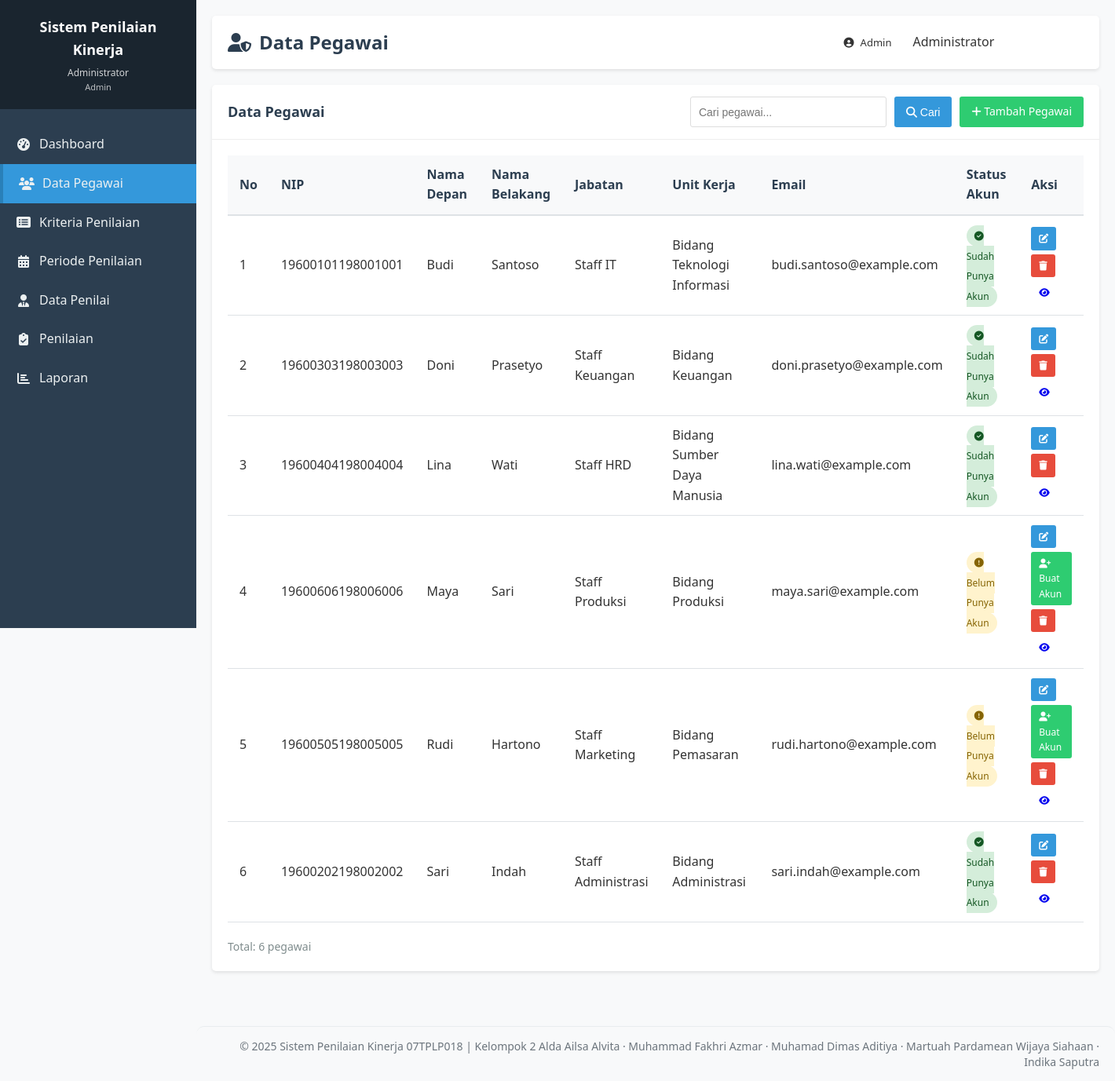
Screenshot of /admin/pegawai.php (signed in) with the database file from the repository.
### tables this page shows
CREATE TABLE `pegawai` (
  `id` int(11) NOT NULL,
  `user_id` int(11) DEFAULT NULL,
  `nip` varchar(50) NOT NULL,
  `nama_depan` varchar(100) DEFAULT NULL,
  `nama_belakang` varchar(100) DEFAULT NULL,
  `nama_lengkap` varchar(255) NOT NULL,
  `jabatan` varchar(100) NOT NULL,
  `unit_kerja` varchar(100) DEFAULT NULL,
  `email` varchar(100) DEFAULT NULL,
  `no_telp` varchar(20) DEFAULT NULL,
  `created_at` timestamp NOT NULL DEFAULT current_timestamp(),
  `updated_at` timestamp NOT NULL DEFAULT current_timestamp() ON UPDATE current_timestamp()
);

### admin/pegawai.php (the view, shortened to what this page needs)
<?php
$db = new Database();
$conn = $db->getConnection();
$action = isset($_GET['action']) ? $db->escapeString($_GET['action']) : '';
$pegawai_data = null;
$search = isset($_GET['search']) ? $db->escapeString($_GET['search']) : '';
$query = "SELECT p.*, u.id as user_account_id
          FROM pegawai p
          LEFT JOIN users u ON p.user_id = u.id";
$query .= " ORDER BY p.nama_depan ASC, p.nama_belakang ASC";
$result = $conn->query($query);
require_once '../includes/header.php';
?>
<?php if ($action == 'tambah' || $action == 'edit'): ?>
    <div class="card">
        <div class="card-header">
            <h2><?php echo $action == 'tambah' ? 'Tambah Data Pegawai' : 'Edit Data Pegawai'; ?></h2>
            <a href="pegawai.php" class="btn btn-primary">
                <i class="fas fa-arrow-left"></i> Kembali
            </a>
        </div>
        <div class="card-body">
            <form method="POST" action="">
                <?php if ($action == 'edit'): ?>
                    <input type="hidden" name="id" value="<?php echo $pegawai_data['id']; ?>">
                    <input type="hidden" name="edit_pegawai" value="1">
                <?php else: ?>
                    <input type="hidden" name="tambah_pegawai" value="1">
                <?php endif; ?>
                <div style="display: grid; grid-template-columns: repeat(2, 1fr); gap: 20px;">
                    <div class="form-group">
                        <label for="nip">NIP *</label>
                        <input type="text" id="nip" name="nip" class="form-control"
                            value="<?php echo $pegawai_data['nip'] ?? ''; ?>" required>
                    </div>
                    <div class="form-group">
                        <label for="nama_depan">Nama Depan *</label>
                        <input type="text" id="nama_depan" name="nama_depan" class="form-control"
                            value="<?php echo $pegawai_data['nama_depan'] ?? ''; ?>" required
                            placeholder="Contoh: Budi">
                        <small style="color: #7f8c8d;">Akan digunakan sebagai username (lowercase)</small>
                    </div>
                    <div class="form-group">
                        <label for="nama_belakang">Nama Belakang *</label>
                        <input type="text" id="nama_belakang" name="nama_belakang" class="form-control"
                            value="<?php echo $pegawai_data['nama_belakang'] ?? ''; ?>" required
                            placeholder="Contoh: Santoso">
                    </div>
                    <div class="form-group">
                        <label for="jabatan">Jabatan *</label>
                        <input type="text" id="jabatan" name="jabatan" class="form-control"
                            value="<?php echo $pegawai_data['jabatan'] ?? ''; ?>" required>
                    </div>
                    <div class="form-group">
                        <label for="unit_kerja">Unit Kerja</label>
                        <input type="text" id="unit_kerja" name="unit_kerja" class="form-control"
                            value="<?php echo $pegawai_data['unit_kerja'] ?? ''; ?>">
                    </div>
                    <div class="form-group">
                        <label for="email">Email</label>
                        <input type="email" id="email" name="email" class="form-control"
                            value="<?php echo $pegawai_data['email'] ?? ''; ?>">
                    </div>
                    <div class="form-group">
                        <label for="no_telp">No. Telepon</label>
                        <input type="text" id="no_telp" name="no_telp" class="form-control"
                            value="<?php echo $pegawai_data['no_telp'] ?? ''; ?>">
                    </div>
                </div>
                <?php if ($action == 'tambah'): ?>
                    <div style="margin-top: 20px; padding: 15px; background: #e8f5e9; border-radius: 8px; border-left: 4px solid #4caf50;">
                        <p style="margin: 0; color: #2e7d32;">
                            <i class="fas fa-info-circle"></i>
                            <strong>Info:</strong> Akun login akan dibuat otomatis dengan username dari nama depan (lowercase) dan password: <strong>username123</strong>
                        </p>
                    </div>
                <?php endif; ?>
                <div style="margin-top: 30px; display: flex; gap: 10px;">
                    <button type="submit" class="btn btn-success">
                        <i class="fas fa-save"></i> Simpan
                    </button>
                    <a href="pegawai.php" class="btn btn-warning">
                        <i class="fas fa-times"></i> Batal
                    </a>
                </div>
            </form>
        </div>
    </div>
<?php else: ?>
    <div class="card">
        <div class="card-header" style="display: flex; justify-content: space-between; align-items: center;">
            <h2>Data Pegawai</h2>
            <div style="display: flex; gap: 10px;">
                <form method="GET" action="" style="display: flex; gap: 10px;">
                    <input type="text" name="search" class="form-control" placeholder="Cari pegawai..."
                        value="<?php echo $search; ?>" style="width: 250px;">
                    <button type="submit" class="btn btn-primary">
                        <i class="fas fa-search"></i> Cari
                    </button>
                </form>
                <a href="?action=tambah" class="btn btn-success">
                    <i class="fas fa-plus"></i> Tambah Pegawai
                </a>
            </div>
        </div>
        <div class="card-body">
            <?php if ($result->num_rows > 0): ?>
                <div class="table-responsive">
                    <table class="data-table">
                        <thead>
                            <tr>
                                <th>No</th>
                                <th>NIP</th>
                                <th>Nama Depan</th>
                                <th>Nama Belakang</th>
                                <th>Jabatan</th>
                                <th>Unit Kerja</th>
                                <th>Email</th>
                                <th>Status Akun</th>
                                <th>Aksi</th>
                            </tr>
                        </thead>
                        <tbody>
                            <?php $no = 1; ?>
                            <?php while ($row = $result->fetch_assoc()):
                                $nama_depan = $row['nama_depan'] ?? '';
                                $nama_belakang = $row['nama_belakang'] ?? '';
                            ?>
                                <tr>
                                    <td><?php echo $no++; ?></td>
                                    <td><?php echo $row['nip']; ?></td>
                                    <td><?php echo $nama_depan; ?></td>
                                    <td><?php echo $nama_belakang; ?></td>
                                    <td><?php echo $row['jabatan']; ?></td>
                                    <td><?php echo $row['unit_kerja']; ?></td>
                                    <td><?php echo $row['email']; ?></td>
                                    <td>
                                        <?php if ($row['user_account_id']): ?>
                                            <span style="padding: 5px 10px; background: #d4edda; color: #155724; border-radius: 15px; font-size: 12px; font-weight: 500;">
                                                <i class="fas fa-check-circle"></i> Sudah Punya Akun
                                            </span>
                                        <?php else: ?>
                                            <span style="padding: 5px 10px; background: #fff3cd; color: #856404; border-radius: 15px; font-size: 12px; font-weight: 500;">
                                                <i class="fas fa-exclamation-circle"></i> Belum Punya Akun
                                            </span>
                                        <?php endif; ?>
                                    </td>
                                    <td>
                                        <div style="display: flex; gap: 5px; flex-wrap: wrap;">
                                            <a href="?action=edit&id=<?php echo $row['id']; ?>"
                                                class="btn btn-sm btn-primary" title="Edit">
                                                <i class="fas fa-edit"></i>
                                            </a>
                                            <?php if (!$row['user_account_id']): ?>
                                                <a href="#" class="btn btn-sm btn-success" title="Buat Akun"
                                                    onclick="showCreateAccountModal(<?php echo htmlspecialchars(json_encode($row)); ?>); return false;">
                                                    <i class="fas fa-user-plus"></i> Buat Akun
                                                </a>
                                            <?php endif; ?>
                                            <a href="?action=delete&id=<?php echo $row['id']; ?>"
                                                class="btn btn-sm btn-danger"
                                                onclick="return confirm('Apakah Anda yakin ingin menghapus pegawai <?php echo $row['nama_lengkap']; ?>?')"
                                                title="Hapus">
                                                <i class="fas fa-trash"></i>
                                            </a>
                                            <a href="#" class="btn btn-sm btn-info" title="Detail"
                                                onclick="showDetail(<?php echo htmlspecialchars(json_encode($row)); ?>); return false;">
                                                <i class="fas fa-eye"></i>
                                            </a>
                                        </div>
                                    </td>
                                </tr>
                            <?php endwhile; ?>
                        </tbody>
                    </table>
                </div>
                <div style="margin-top: 20px; color: #7f8c8d; font-size: 14px;">
                    Total: <?php echo $result->num_rows; ?> pegawai
                </div>
            <?php endif; ?>
        </div>
    </div>
<?php endif; ?>
<?php require_once '../includes/footer.php'; ?>

### assets/css/style.css (style rules this page uses)
* { margin: 0; padding: 0; box-sizing: border-box; }
body { font-family: 'Segoe UI', Tahoma, Geneva, Verdana, sans-serif; background-color: #f8f9fa; color: #333; line-height: 1.6; }
.card { background-color: white; border-radius: 5px; box-shadow: 0 2px 4px rgba(0,0,0,0.1); margin-bottom: 20px; }
.card-header { padding: 15px 20px; border-bottom: 1px solid #eee; display: flex; justify-content: space-between; align-items: center; }
.card-header h2 { font-size: 18px; color: #2c3e50; }
.card-body { padding: 20px; }
table { width: 100%; border-collapse: collapse; }
table th, table td { padding: 12px 15px; text-align: left; border-bottom: 1px solid #eee; }
table th { background-color: #f8f9fa; font-weight: 600; color: #2c3e50; }
.btn { padding: 8px 15px; border: none; border-radius: 3px; cursor: pointer; font-size: 14px; transition: background-color 0.3s; text-decoration: none; display: inline-block; }
.btn-primary { background-color: #3498db; color: white; }
.btn-success { background-color: #2ecc71; color: white; }
.btn-danger { background-color: #e74c3c; color: white; }
.btn-sm { padding: 5px 10px; font-size: 12px; }
.form-control { width: 100%; padding: 10px; border: 1px solid #ddd; border-radius: 3px; font-size: 14px; }

### includes/header.php (style rules this page uses)
.table-responsive { overflow-x: auto; }
.data-table { width: 100%; border-collapse: collapse; }
.data-table thead { background: #f8f9fa; }
.data-table th { padding: 12px 15px; text-align: left; font-weight: 600; color: #2c3e50; border-bottom: 2px solid #dee2e6; }
.data-table td { padding: 12px 15px; border-bottom: 1px solid #dee2e6; }

### rows the page displays
pegawai: nip "19600101198001001", nama_depan "Budi", nama_belakang "Santoso", jabatan "Staff IT", unit_kerja "Bidang Teknologi Informasi", email "budi.santoso@example.com", shows "Sudah Punya Akun"
pegawai: nip "19600303198003003", nama_depan "Doni", nama_belakang "Prasetyo", jabatan "Staff Keuangan", unit_kerja "Bidang Keuangan", email "doni.prasetyo@example.com", shows "Sudah Punya Akun"
pegawai: nip "19600404198004004", nama_depan "Lina", nama_belakang "Wati", jabatan "Staff HRD", unit_kerja "Bidang Sumber Daya Manusia", email "lina.wati@example.com", shows "Sudah Punya Akun"
pegawai: nip "19600606198006006", nama_depan "Maya", nama_belakang "Sari", jabatan "Staff Produksi", unit_kerja "Bidang Produksi", email "maya.sari@example.com", shows "Belum Punya Akun"
pegawai: nip "19600505198005005", nama_depan "Rudi", nama_belakang "Hartono", jabatan "Staff Marketing", unit_kerja "Bidang Pemasaran", email "rudi.hartono@example.com", shows "Belum Punya Akun"
pegawai: nip "19600202198002002", nama_depan "Sari", nama_belakang "Indah", jabatan "Staff Administrasi", unit_kerja "Bidang Administrasi", email "sari.indah@example.com", shows "Sudah Punya Akun"

### other values shown
$_SESSION['nama_lengkap'] "Administrator"
$page_title "Data Pegawai"
$role "Admin"
$result->num_rows "6"
